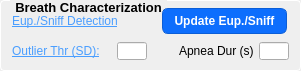
             <widget class="QGroupBox" name="groupBox_7">
              <property name="minimumSize">
               <size>
                <width>301</width>
                <height>71</height>
               </size>
              </property>
              <property name="maximumSize">
               <size>
                <width>250</width>
                <height>71</height>
               </size>
              </property>
              <property name="font">
               <font>
                <pointsize>10</pointsize>
                <bold>true</bold>
               </font>
              </property>
              <property name="styleSheet">
               <string notr="true">QGroupBox {
            border: 1px solid #ffffff;
            border-radius: 4px;
            margin-top: 0.5em;
            padding-top: 0.5em;
        }

        QGroupBox::title {
            subcontrol-origin: margin;
            left: 10px;
            padding: 0 3px 0 3px;
        }</string>
              </property>
              <property name="title">
               <string>Breath Characterization</string>
              </property>
              <layout class="QVBoxLayout" name="verticalLayout_14">
               <property name="spacing">
                <number>0</number>
               </property>
               <property name="topMargin">
                <number>0</number>
               </property>
               <property name="bottomMargin">
                <number>2</number>
               </property>
               <item>
                <layout class="QHBoxLayout" name="horizontalLayout_11">
                 <item>
                  <widget class="QPushButton" name="GMMClusteringButton">
                   <property name="sizePolicy">
                    <sizepolicy hsizetype="Fixed" vsizetype="Preferred">
                     <horstretch>0</horstretch>
                     <verstretch>0</verstretch>
                    </sizepolicy>
                   </property>
                   <property name="minimumSize">
                    <size>
                     <width>150</width>
                     <height>0</height>
                    </size>
                   </property>
                   <property name="maximumSize">
                    <size>
                     <width>150</width>
                     <height>16777215</height>
                    </size>
                   </property>
                   <property name="cursor">
                    <cursorShape>PointingHandCursor</cursorShape>
                   </property>
                   <property name="toolTip">
                    <string>Open eupnea/sniffing detection dialog to automatically classify breathing patterns</string>
                   </property>
                   <property name="styleSheet">
                    <string>QPushButton {
    text-align: left;
    border: none;
    background: transparent;
    text-decoration: underline;
    color: #4A9EFF;
}
QPushButton:hover {
    color: #6BB6FF;
}</string>
                   </property>
                   <property name="text">
                    <string>Eup./Sniff Detection</string>
                   </property>
                  </widget>
                 </item>
                 <item>
                  <widget class="QPushButton" name="UpdateEupneaSniffingButton">
                   <property name="minimumSize">
                    <size>
                     <width>125</width>
                     <height>0</height>
                    </size>
                   </property>
                   <property name="font">
                    <font>
                     <bold>true</bold>
                    </font>
                   </property>
                   <property name="toolTip">
                    <string>Manually update eupnea/sniffing detection (rerun GMM clustering and apply results to plot)</string>
                   </property>
                   <property name="styleSheet">
                    <string notr="true">QPushButton {
    background-color: #0d6efd;
    color: white;
    font-weight: bold;
    border: 1px solid #0b5ed7;
    border-radius: 6px;
    padding: 5px 10px;
}
QPushButton:hover {
    background-color: #0b5ed7;
}
QPushButton:pressed {
    background-color: #0a58ca;
}</string>
                   </property>
                   <property name="text">
                    <string>Update Eup./Sniff</string>
                   </property>
                  </widget>
                 </item>
                 <item>
                  <spacer name="horizontalSpacer_3">
                   <property name="orientation">
                    <enum>Qt::Horizontal</enum>
                   </property>
                   <property name="sizeHint" stdset="0">
                    <size>
                     <width>40</width>
                     <height>20</height>
                    </size>
                   </property>
                  </spacer>
                 </item>
                </layout>
               </item>
               <item>
                <layout class="QHBoxLayout" name="horizontalLayout_14">
                 <item>
                  <widget class="QPushButton" name="OutlierThreshButton">
                   <property name="minimumSize">
                    <size>
                     <width>105</width>
                     <height>0</height>
                    </size>
                   </property>
                   <property name="maximumSize">
                    <size>
                     <width>105</width>
                     <height>16777215</height>
                    </size>
                   </property>
                   <property name="cursor">
                    <cursorShape>PointingHandCursor</cursorShape>
                   </property>
                   <property name="toolTip">
                    <string>Click to select which metrics to use for outlier detection</string>
                   </property>
                   <property name="styleSheet">
                    <string>QPushButton {
    text-align: left;
    border: none;
    background: transparent;
    text-decoration: underline;
    color: #4A9EFF;
}
QPushButton:hover {
    color: #6BB6FF;
}</string>
                   </property>
                   <property name="text">
                    <string>Outlier Thr (SD):</string>
                   </property>
                  </widget>
                 </item>
                 <item>
                  <widget class="QLineEdit" name="OutlierSD">
                   <property name="minimumSize">
                    <size>
                     <width>30</width>
                     <height>18</height>
                    </size>
                   </property>
                   <property name="maximumSize">
                    <size>
                     <width>30</width>
                     <height>18</height>
                    </size>
                   </property>
                   <property name="font">
                    <font>
                     <pointsize>8</pointsize>
                    </font>
                   </property>
                  </widget>
                 </item>
                 <item>
                  <spacer name="horizontalSpacer_5">
                   <property name="orientation">
                    <enum>Qt::Horizontal</enum>
                   </property>
                   <property name="sizeHint" stdset="0">
                    <size>
                     <width>40</width>
                     <height>20</height>
                    </size>
                   </property>
                  </spacer>
                 </item>
                 <item>
                  <widget class="QLabel" name="ApneaDurLabel">
                   <property name="sizePolicy">
                    <sizepolicy hsizetype="Fixed" vsizetype="Fixed">
                     <horstretch>0</horstretch>
                     <verstretch>0</verstretch>
                    </sizepolicy>
                   </property>
                   <property name="minimumSize">
                    <size>
                     <width>80</width>
                     <height>0</height>
                    </size>
                   </property>
                   <property name="maximumSize">
                    <size>
                     <width>80</width>
                     <height>16777215</height>
                    </size>
                   </property>
                   <property name="toolTip">
                    <string>Minimum gap duration (in seconds) between breaths to be classified as an apnea event</string>
                   </property>
                   <property name="text">
                    <string>Apnea Dur (s)</string>
                   </property>
                  </widget>
                 </item>
                 <item>
                  <widget class="QLineEdit" name="ApneaThresh">
                   <property name="sizePolicy">
                    <sizepolicy hsizetype="Fixed" vsizetype="Fixed">
                     <horstretch>0</horstretch>
                     <verstretch>0</verstretch>
                    </sizepolicy>
                   </property>
                   <property name="minimumSize">
                    <size>
                     <width>0</width>
                     <height>18</height>
                    </size>
                   </property>
                   <property name="maximumSize">
                    <size>
                     <width>30</width>
                     <height>18</height>
                    </size>
                   </property>
                   <property name="font">
                    <font>
                     <pointsize>8</pointsize>
                    </font>
                   </property>
                  </widget>
                 </item>
                </layout>
               </item>
              </layout>
             </widget>
